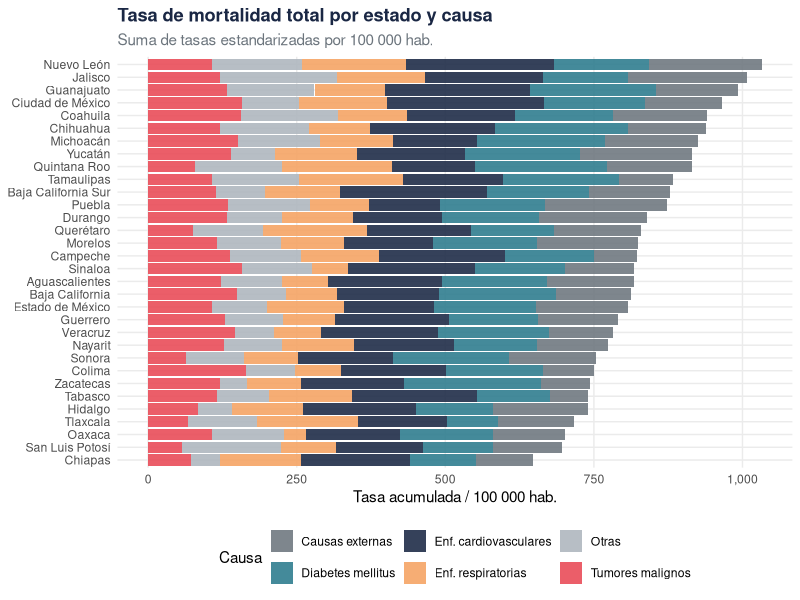
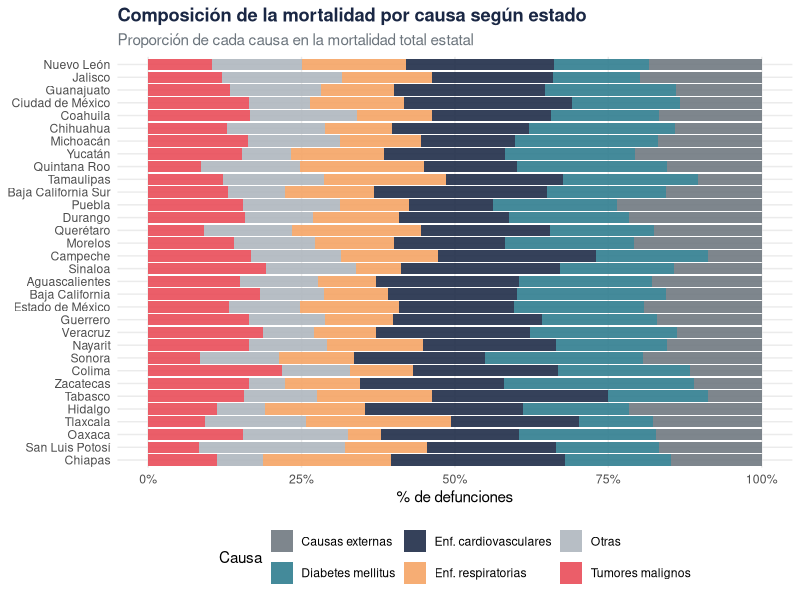
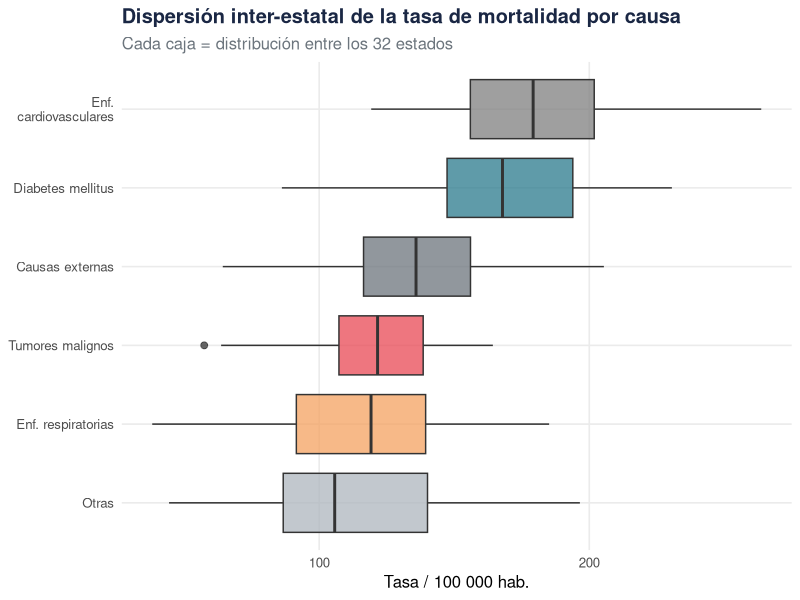
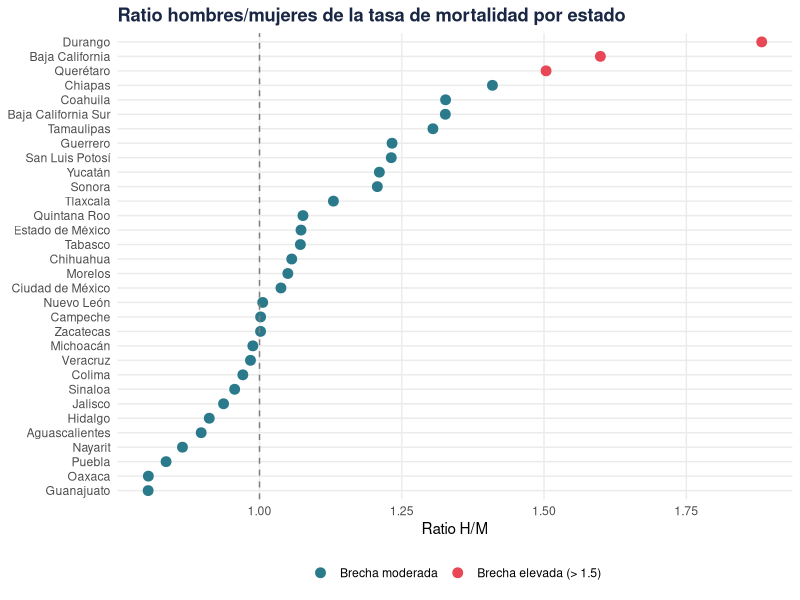

Write the R code that produced these figures, in order.
## ---- chunk 1
library(tidyverse); library(scales); library(kableExtra)

palette_causa <- c(
  "Enf. cardiovasculares" = "#1a2744",
  "Tumores malignos"      = "#e84855",
  "Diabetes mellitus"     = "#2a7a8c",
  "Enf. respiratorias"    = "#f4a261",
  "Causas externas"       = "#6c757d",
  "Otras"                 = "#adb5bd"
)

states_all <- c(
  "Aguascalientes", "Baja California", "Baja California Sur", "Campeche",
  "Chiapas", "Chihuahua", "Ciudad de México", "Coahuila", "Colima",
  "Durango", "Guanajuato", "Guerrero", "Hidalgo", "Jalisco",
  "Estado de México", "Michoacán", "Morelos", "Nayarit", "Nuevo León",
  "Oaxaca", "Puebla", "Querétaro", "Quintana Roo", "San Luis Potosí",
  "Sinaloa", "Sonora", "Tabasco", "Tamaulipas", "Tlaxcala",
  "Veracruz", "Yucatán", "Zacatecas"
)

causes <- c("Enf. cardiovasculares", "Tumores malignos", "Diabetes mellitus",
            "Enf. respiratorias", "Causas externas", "Otras")

set.seed(77)
mort_b1 <- expand.grid(
  state = states_all,
  sex   = c("1", "2"),
  cause = causes,
  stringsAsFactors = FALSE
) |> mutate(
  rate = runif(n(), 20, 180) +
    case_when(
      cause == "Enf. cardiovasculares" ~ 80,
      cause == "Diabetes mellitus"     ~ 60,
      cause == "Causas externas"       ~ ifelse(sex == "1", 70, 10),
      TRUE ~ 20
    ) +
    case_when(
      state %in% c("Ciudad de México", "Jalisco", "Nuevo León") ~ 30,
      state %in% c("Chiapas", "Oaxaca", "Guerrero")             ~ -20,
      TRUE ~ 0
    ),
  deaths = round(rate * runif(n(), 5e3, 5e4) / 1e5)
)

mort_b1_state <- mort_b1 |>
  group_by(state) |>
  summarise(total_rate = sum(rate), .groups = "drop") |>
  arrange(desc(total_rate))
## ---- chunk 2
mort_b1 |>
  group_by(state, cause) |>
  summarise(rate = mean(rate), .groups = "drop") |>
  group_by(state) |>
  mutate(total = sum(rate)) |>
  ungroup() |>
  mutate(state = reorder(state, total)) |>
  ggplot(aes(x = rate, y = state, fill = cause)) +
  geom_col(alpha = 0.88) +
  scale_fill_manual(values = palette_causa) +
  scale_x_continuous(labels = label_comma()) +
  labs(
    title    = "Tasa de mortalidad total por estado y causa",
    subtitle = "Suma de tasas estandarizadas por 100 000 hab.",
    x = "Tasa acumulada / 100 000 hab.", y = NULL, fill = "Causa"
  ) +
  theme_minimal(base_size = 11) +
  theme(plot.title       = element_text(face = "bold", color = "#1a2744"),
        plot.subtitle    = element_text(color = "#6c757d"),
        legend.position  = "bottom",
        panel.grid.minor = element_blank())
## ---- chunk 3
mort_b1 |>
  group_by(state, cause) |>
  summarise(rate = mean(rate), .groups = "drop") |>
  group_by(state) |>
  mutate(pct   = rate / sum(rate) * 100,
         total = sum(rate)) |>
  ungroup() |>
  mutate(state = reorder(state, total)) |>
  ggplot(aes(x = pct, y = state, fill = cause)) +
  geom_col(alpha = 0.88) +
  scale_fill_manual(values = palette_causa) +
  scale_x_continuous(labels = label_percent(scale = 1)) +
  labs(
    title    = "Composición de la mortalidad por causa según estado",
    subtitle = "Proporción de cada causa en la mortalidad total estatal",
    x = "% de defunciones", y = NULL, fill = "Causa"
  ) +
  theme_minimal(base_size = 11) +
  theme(plot.title       = element_text(face = "bold", color = "#1a2744"),
        plot.subtitle    = element_text(color = "#6c757d"),
        legend.position  = "bottom",
        panel.grid.minor = element_blank())
## ---- chunk 4
mort_b1 |>
  group_by(state, cause) |>
  summarise(rate = mean(rate), .groups = "drop") |>
  mutate(cause = str_wrap(cause, 18)) |>
  ggplot(aes(x = reorder(cause, rate, median), y = rate, fill = cause)) +
  geom_boxplot(alpha = 0.75, outlier.size = 2) +
  coord_flip() +
  scale_fill_manual(values = palette_causa) +
  labs(
    title    = "Dispersión inter-estatal de la tasa de mortalidad por causa",
    subtitle = "Cada caja = distribución entre los 32 estados",
    x = NULL, y = "Tasa / 100 000 hab."
  ) +
  theme_minimal(base_size = 12) +
  theme(plot.title       = element_text(face = "bold", color = "#1a2744"),
        plot.subtitle    = element_text(color = "#6c757d"),
        legend.position  = "none",
        panel.grid.minor = element_blank())
## ---- chunk 5
mort_b1 |>
  group_by(state, sex) |>
  summarise(rate = mean(rate), .groups = "drop") |>
  pivot_wider(names_from = sex, values_from = rate) |>
  mutate(ratio = `1` / `2`) |>
  ggplot(aes(x = ratio, y = reorder(state, ratio),
             color = ratio > 1.5)) +
  geom_point(size = 3) +
  geom_vline(xintercept = 1, linetype = "dashed", color = "grey50") +
  scale_color_manual(values = c("FALSE" = "#2a7a8c", "TRUE" = "#e84855"),
                     labels = c("FALSE" = "Brecha moderada", "TRUE" = "Brecha elevada (> 1.5)")) +
  labs(
    title  = "Ratio hombres/mujeres de la tasa de mortalidad por estado",
    x = "Ratio H/M", y = NULL, color = NULL
  ) +
  theme_minimal(base_size = 11) +
  theme(plot.title       = element_text(face = "bold", color = "#1a2744"),
        legend.position  = "bottom",
        panel.grid.minor = element_blank())
## ---- chunk 6
mort_b1 |>
  group_by(state) |>
  summarise(
    total_rate   = round(sum(rate), 1),
    top_cause    = cause[which.max(rate)],
    ratio_hm     = round(
      mean(rate[sex == "1"]) / mean(rate[sex == "2"]), 2
    ),
    .groups = "drop"
  ) |>
  arrange(desc(total_rate)) |>
  kable(
    caption   = "Resumen de mortalidad por entidad federativa",
    col.names = c("Estado", "Tasa total /100k", "Causa principal", "Ratio H/M")
  ) |>
  kable_styling(bootstrap_options = c("striped", "hover"), full_width = FALSE) |>
  row_spec(1:5, bold = TRUE, background = "#f0f4f8")
